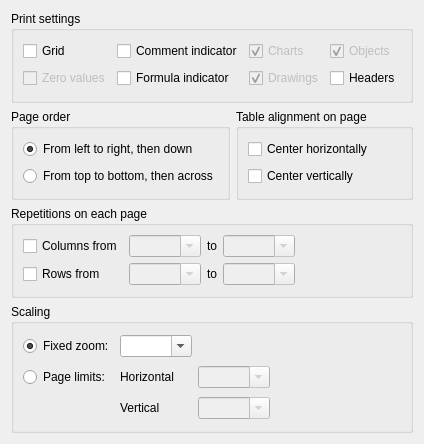
<?xml version="1.0" encoding="UTF-8"?>
<ui version="4.0">
 <author>Stefan Nikolaus &lt;stefan.nikolaus@kdemail.net&gt;</author>
 <comment>This file is part of the KDE project
Copyright 2008 Stefan Nikolaus &lt;stefan.nikolaus@kdemail.net&gt;

This library is free software; you can redistribute it and/or
modify it under the terms of the GNU Library General Public
License as published by the Free Software Foundation; either
version 2 of the License, or (at your option) any later version.

This library is distributed in the hope that it will be useful,
but WITHOUT ANY WARRANTY; without even the implied warranty of
MERCHANTABILITY or FITNESS FOR A PARTICULAR PURPOSE.  See the
GNU Library General Public License for more details.

You should have received a copy of the GNU Library General Public
License along with this library; see the file COPYING.LIB.  If not,
write to the Free Software Foundation, Inc., 51 Franklin Street,
Fifth Floor, Boston, MA 02110-1301, USA.</comment>
 <class>SheetPage</class>
 <widget class="QWidget" name="SheetPage">
  <property name="geometry">
   <rect>
    <x>0</x>
    <y>0</y>
    <width>416</width>
    <height>444</height>
   </rect>
  </property>
  <layout class="QGridLayout" name="gridLayout_4">
   <item row="0" column="0" colspan="2">
    <widget class="QGroupBox" name="groupBox">
     <property name="title">
      <string>Print settings</string>
     </property>
     <layout class="QGridLayout" name="gridLayout">
      <item row="0" column="0">
       <widget class="QCheckBox" name="gridCheckBox">
        <property name="text">
         <string>Grid</string>
        </property>
       </widget>
      </item>
      <item row="0" column="1">
       <widget class="QCheckBox" name="commentCheckBox">
        <property name="text">
         <string>Comment indicator</string>
        </property>
       </widget>
      </item>
      <item row="0" column="2">
       <widget class="QCheckBox" name="chartsCheckBox">
        <property name="enabled">
         <bool>false</bool>
        </property>
        <property name="text">
         <string>Charts</string>
        </property>
        <property name="checked">
         <bool>true</bool>
        </property>
       </widget>
      </item>
      <item row="0" column="3">
       <widget class="QCheckBox" name="objectsCheckBox">
        <property name="enabled">
         <bool>false</bool>
        </property>
        <property name="text">
         <string>Objects</string>
        </property>
        <property name="checked">
         <bool>true</bool>
        </property>
       </widget>
      </item>
      <item row="1" column="0">
       <widget class="QCheckBox" name="zeroValuesCheckBox">
        <property name="enabled">
         <bool>false</bool>
        </property>
        <property name="text">
         <string>Zero values</string>
        </property>
       </widget>
      </item>
      <item row="1" column="1">
       <widget class="QCheckBox" name="formulaCheckBox">
        <property name="text">
         <string>Formula indicator</string>
        </property>
       </widget>
      </item>
      <item row="1" column="2">
       <widget class="QCheckBox" name="drawingsCheckBox">
        <property name="enabled">
         <bool>false</bool>
        </property>
        <property name="text">
         <string>Drawings</string>
        </property>
        <property name="checked">
         <bool>true</bool>
        </property>
       </widget>
      </item>
      <item row="1" column="3">
       <widget class="QCheckBox" name="headersCheckBox">
        <property name="enabled">
         <bool>true</bool>
        </property>
        <property name="text">
         <string>Headers</string>
        </property>
       </widget>
      </item>
     </layout>
    </widget>
   </item>
   <item row="1" column="0">
    <widget class="QGroupBox" name="groupBox_2">
     <property name="title">
      <string>Page order</string>
     </property>
     <layout class="QVBoxLayout" name="verticalLayout">
      <item>
       <widget class="QRadioButton" name="ltrButton">
        <property name="text">
         <string>From left to right, then down</string>
        </property>
        <property name="checked">
         <bool>true</bool>
        </property>
       </widget>
      </item>
      <item>
       <widget class="QRadioButton" name="ttbButton">
        <property name="text">
         <string>From top to bottom, then across</string>
        </property>
       </widget>
      </item>
     </layout>
    </widget>
   </item>
   <item row="1" column="1">
    <widget class="QGroupBox" name="groupBox_5">
     <property name="title">
      <string>Table alignment on page</string>
     </property>
     <layout class="QVBoxLayout" name="verticalLayout_2">
      <item>
       <widget class="QCheckBox" name="horizontalCheckBox">
        <property name="text">
         <string>Center horizontally</string>
        </property>
       </widget>
      </item>
      <item>
       <widget class="QCheckBox" name="verticalCheckBox">
        <property name="text">
         <string>Center vertically</string>
        </property>
       </widget>
      </item>
     </layout>
    </widget>
   </item>
   <item row="2" column="0" colspan="2">
    <widget class="QGroupBox" name="groupBox_3">
     <property name="title">
      <string>Repetitions on each page</string>
     </property>
     <layout class="QGridLayout" name="gridLayout_2">
      <item row="0" column="0">
       <widget class="QCheckBox" name="columnsCheckBox">
        <property name="enabled">
         <bool>true</bool>
        </property>
        <property name="text">
         <string>Columns from</string>
        </property>
       </widget>
      </item>
      <item row="1" column="0">
       <widget class="QCheckBox" name="rowsCheckBox">
        <property name="enabled">
         <bool>true</bool>
        </property>
        <property name="text">
         <string>Rows from</string>
        </property>
       </widget>
      </item>
      <item row="1" column="2">
       <widget class="QLabel" name="label_2">
        <property name="text">
         <string>to</string>
        </property>
       </widget>
      </item>
      <item row="0" column="2">
       <widget class="QLabel" name="label_1">
        <property name="text">
         <string>to</string>
        </property>
       </widget>
      </item>
      <item row="1" column="1">
       <widget class="KComboBox" name="startRowComboBox">
        <property name="enabled">
         <bool>false</bool>
        </property>
        <property name="editable">
         <bool>true</bool>
        </property>
       </widget>
      </item>
      <item row="0" column="1">
       <widget class="KComboBox" name="startColumnComboBox">
        <property name="enabled">
         <bool>false</bool>
        </property>
        <property name="editable">
         <bool>true</bool>
        </property>
       </widget>
      </item>
      <item row="1" column="3">
       <widget class="KComboBox" name="endRowComboBox">
        <property name="enabled">
         <bool>false</bool>
        </property>
        <property name="editable">
         <bool>true</bool>
        </property>
       </widget>
      </item>
      <item row="0" column="3">
       <widget class="KComboBox" name="endColumnComboBox">
        <property name="enabled">
         <bool>false</bool>
        </property>
        <property name="editable">
         <bool>true</bool>
        </property>
       </widget>
      </item>
      <item row="0" column="4" rowspan="2">
       <spacer name="horizontalSpacer_2">
        <property name="orientation">
         <enum>Qt::Horizontal</enum>
        </property>
        <property name="sizeHint" stdset="0">
         <size>
          <width>40</width>
          <height>20</height>
         </size>
        </property>
       </spacer>
      </item>
     </layout>
    </widget>
   </item>
   <item row="3" column="0" colspan="2">
    <widget class="QGroupBox" name="groupBox_4">
     <property name="title">
      <string>Scaling</string>
     </property>
     <layout class="QGridLayout" name="gridLayout_3">
      <item row="0" column="0">
       <widget class="QRadioButton" name="zoomButton">
        <property name="text">
         <string>Fixed zoom:</string>
        </property>
        <property name="checked">
         <bool>true</bool>
        </property>
       </widget>
      </item>
      <item row="0" column="1">
       <widget class="KComboBox" name="zoomComboBox">
        <property name="editable">
         <bool>true</bool>
        </property>
       </widget>
      </item>
      <item row="0" column="3" rowspan="3">
       <spacer name="horizontalSpacer">
        <property name="orientation">
         <enum>Qt::Horizontal</enum>
        </property>
        <property name="sizeHint" stdset="0">
         <size>
          <width>143</width>
          <height>88</height>
         </size>
        </property>
       </spacer>
      </item>
      <item row="1" column="0">
       <widget class="QRadioButton" name="pageLimitsButton">
        <property name="text">
         <string>Page limits:</string>
        </property>
       </widget>
      </item>
      <item row="1" column="1">
       <widget class="QLabel" name="label_3">
        <property name="enabled">
         <bool>true</bool>
        </property>
        <property name="text">
         <string>Horizontal</string>
        </property>
       </widget>
      </item>
      <item row="1" column="2">
       <widget class="KComboBox" name="horizontalComboBox">
        <property name="enabled">
         <bool>false</bool>
        </property>
        <property name="editable">
         <bool>true</bool>
        </property>
       </widget>
      </item>
      <item row="2" column="1">
       <widget class="QLabel" name="label_4">
        <property name="enabled">
         <bool>true</bool>
        </property>
        <property name="text">
         <string>Vertical</string>
        </property>
       </widget>
      </item>
      <item row="2" column="2">
       <widget class="KComboBox" name="verticalComboBox">
        <property name="enabled">
         <bool>false</bool>
        </property>
        <property name="editable">
         <bool>true</bool>
        </property>
       </widget>
      </item>
     </layout>
    </widget>
   </item>
  </layout>
 </widget>
 <customwidgets>
  <customwidget>
   <class>KComboBox</class>
   <extends>QComboBox</extends>
   <header>kcombobox.h</header>
  </customwidget>
 </customwidgets>
 <resources/>
 <connections/>
</ui>
